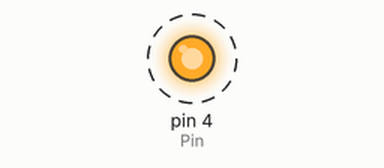
Recording of a sketch running on a simulated Arduino Uno, built with avr-gcc and run on an emulated ATmega328P. On the bench: output pins drawn as LEDs (lit = HIGH). Dashed ring = blinking.

Above: at 0.5 s.
Timing chart, 0 to 4.6 s (numbered marks = the images above):
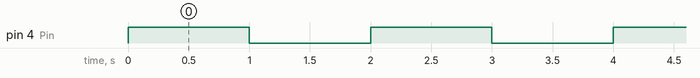

The sketch:

Light_Test.ino
```cpp
  int Pin = 4;


void setup() {
  pinMode(Pin, OUTPUT);
}

// the loop function runs over and over again forever
void loop() {
  digitalWrite(Pin, HIGH);   // turn the LED on (HIGH is the voltage level)
  delay(1000);                       // wait for a second
  digitalWrite(Pin, LOW);    // turn the LED off by making the voltage LOW
  delay(1000);                       // wait for a second
}
```

Measured:
- by itself, pin 4 (Pin): alternates HIGH for 1.0 s and LOW for 1.0 s
